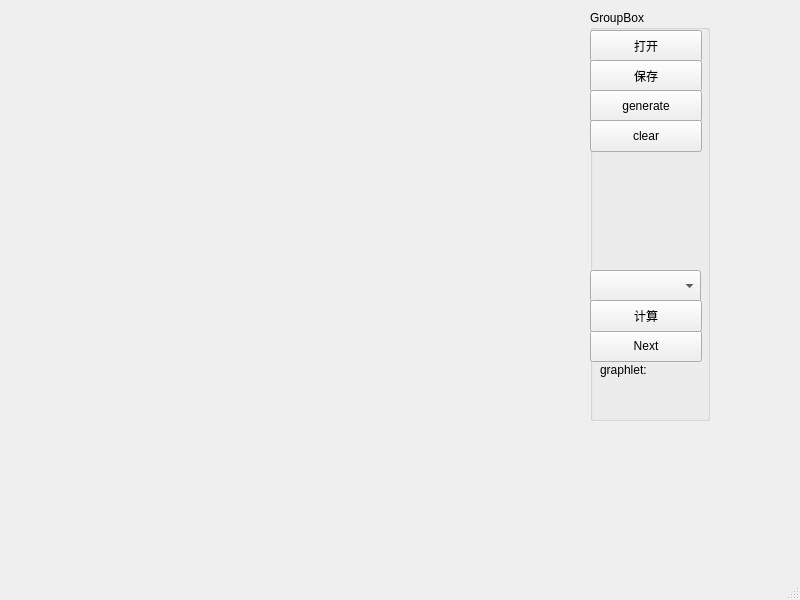
<?xml version="1.0" encoding="UTF-8"?>
<ui version="4.0">
 <class>MainWindow</class>
 <widget class="QMainWindow" name="MainWindow">
  <property name="geometry">
   <rect>
    <x>0</x>
    <y>0</y>
    <width>800</width>
    <height>600</height>
   </rect>
  </property>
  <property name="windowTitle">
   <string>MainWindow</string>
  </property>
  <widget class="QWidget" name="centralwidget">
   <widget class="QGroupBox" name="groupBox">
    <property name="geometry">
     <rect>
      <x>590</x>
      <y>10</y>
      <width>120</width>
      <height>411</height>
     </rect>
    </property>
    <property name="title">
     <string>GroupBox</string>
    </property>
    <widget class="QPushButton" name="btnOpen">
     <property name="geometry">
      <rect>
       <x>0</x>
       <y>20</y>
       <width>112</width>
       <height>32</height>
      </rect>
     </property>
     <property name="text">
      <string>打开</string>
     </property>
    </widget>
    <widget class="QPushButton" name="btnSave">
     <property name="geometry">
      <rect>
       <x>0</x>
       <y>50</y>
       <width>112</width>
       <height>32</height>
      </rect>
     </property>
     <property name="text">
      <string>保存</string>
     </property>
    </widget>
    <widget class="QComboBox" name="comboBox">
     <property name="geometry">
      <rect>
       <x>0</x>
       <y>260</y>
       <width>111</width>
       <height>32</height>
      </rect>
     </property>
    </widget>
    <widget class="QPushButton" name="btnNext">
     <property name="geometry">
      <rect>
       <x>0</x>
       <y>320</y>
       <width>112</width>
       <height>32</height>
      </rect>
     </property>
     <property name="text">
      <string>Next</string>
     </property>
    </widget>
    <widget class="QPushButton" name="btnCalculate">
     <property name="geometry">
      <rect>
       <x>0</x>
       <y>290</y>
       <width>112</width>
       <height>32</height>
      </rect>
     </property>
     <property name="text">
      <string>计算</string>
     </property>
    </widget>
    <widget class="QLabel" name="graphletId">
     <property name="geometry">
      <rect>
       <x>10</x>
       <y>350</y>
       <width>101</width>
       <height>20</height>
      </rect>
     </property>
     <property name="text">
      <string>graphlet:</string>
     </property>
    </widget>
    <widget class="QPushButton" name="btnGen">
     <property name="geometry">
      <rect>
       <x>0</x>
       <y>80</y>
       <width>112</width>
       <height>32</height>
      </rect>
     </property>
     <property name="text">
      <string>generate</string>
     </property>
    </widget>
    <widget class="QPushButton" name="btnClear">
     <property name="geometry">
      <rect>
       <x>0</x>
       <y>110</y>
       <width>112</width>
       <height>32</height>
      </rect>
     </property>
     <property name="text">
      <string>clear</string>
     </property>
    </widget>
   </widget>
  </widget>
  <widget class="QMenuBar" name="menubar">
   <property name="geometry">
    <rect>
     <x>0</x>
     <y>0</y>
     <width>800</width>
     <height>22</height>
    </rect>
   </property>
  </widget>
  <widget class="QStatusBar" name="statusbar"/>
 </widget>
 <resources/>
 <connections/>
</ui>
